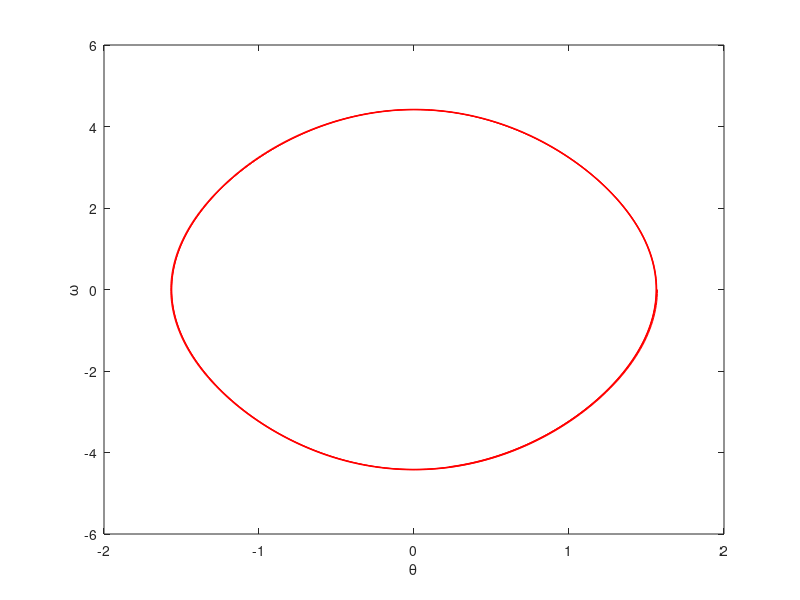

MATLAB code for this plot:
clear; clc;

%% Simulate pendulum
g = 9.8;
pendulum_rhs = @(t, x) [x(2); -g * sin(x(1))];
x0 = [pi/2; 0];  % initial angle and velocity
tspan = 0:0.01:10;

[t, X] = ode45(pendulum_rhs, tspan, x0);
dt = t(2) - t(1);

figure;
plot(X(:,1),X(:,2),'r-');
xlabel('\theta');ylabel('\omega');

%% Extract position, velocity and acceleration
theta = X(:,1); dtheta = X(:,2);
ddtheta = gradient(dtheta, dt);

%% Build implicit library
Theta = [sin(theta), cos(theta),...
    dtheta, dtheta.^2,...
    sin(theta) .* dtheta, cos(theta).*dtheta];

% Theta = Theta./vecnorm(Theta);

labels = {'sin(theta)', 'cos(theta)', ...
          'dtheta', 'dtheta^2',...
          'sin(theta)*dtheta', 'cos(theta)*dtheta'};

%% Null space solution
[~, ~, V] = svd(Theta, 'econ');
xi = V(:, end);   % last column = smallest singular vector

%% Sparsify
lambda = 0.01;
xi(abs(xi) < lambda) = 0;

%% Print equation
fprintf('\n--- Implicit SINDy: Conserved Pendulum Dynamics ---\n');
terms = find(abs(xi) > 1e-6);
for i = 1:length(terms)
    fprintf('%+.4f * %s ', xi(terms(i)), labels{terms(i)});
end
fprintf(' = 0\n');
